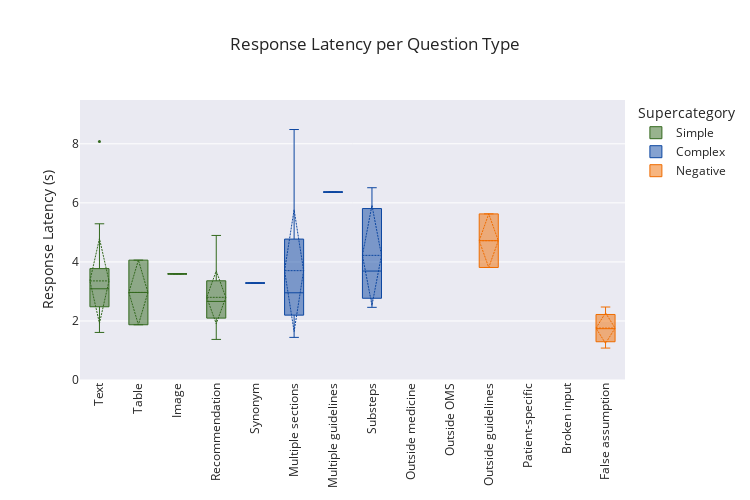

Source (notebook cell):
### Markdown cell above
### Response latency

### Code cell
azure_generator_only_wf_system: WorkflowSystem = init_stored_wf_system(dbi, azure_generator_only_config, BACKEND_API_URL)
avg_response_time = get_average_response_time(azure_generator_only_wf_system)
df__response_time, img__response_time = analyze_and_visualize_response_time_per_category(azure_generator_only_wf_system)
img__response_time.update_layout(width=screen_width, height=screen_height)

print(f"Average response latency: {avg_response_time:.2f} s")
for supercat in all_supercategories:
    entry = df__response_time[df__response_time['subcategory'].isna() & (df__response_time['supercategory'] == supercat.value)]['avg_response_latency'].iloc[0]
    if pd.isna(entry):
        print(f"No response latency for {supercat.value} questions")
    else:
        print(f"Response latency for {supercat.value} questions: {entry:.2f} s")
        
img__response_time

### Figure 1 — Plotly figure (JSON) as saved in the notebook; plotly's stock layout.template omitted (floating-point values rounded to 4 significant figures)
{"data": [{"alignmentgroup": "True", "boxmean": "sd", "hovertemplate": "Supercategory=Simple<br>Subcategory=%{x}<br>Response Latency (s)=%{y}<extra></extra>", "legendgroup": "Simple", "line": {"width": 1}, "marker": {"color": "#33691E", "size": 3}, "name": "Simple", "notched": false, "offsetgroup": "Simple", "orientation": "v", "showlegend": true, "type": "box", "x": ["Text", "Text", "Text", "Text", "Text", "Text", "Text", "Text", "Text", "Text", "Text", "Text", "Text", "Text", "Text", "Text", "Text", "Text", "Text", "Text", "Text", "Text", "Table", "Table", "Image", "Recommendation", "Recommendation", "Recommendation", "Recommendation", "Recommendation", "Recommendation", "Recommendation", "Recommendation", "Recommendation", "Recommendation", "Recommendation", "Recommendation"], "x0": " ", "xaxis": "x", "y": [3.226, 3.172, 3.323, 2.85, 3.522, 3.751, 2.714, 3.857, 2.329, 3.008, 4.905, 1.611, 3.772, 2.48, 1.677, 8.081, 5.012, 2.326, 5.291, 1.662, 2.691, 2.572, 4.06, 1.871, 3.594, 3.376, 2.437, 2.497, 2.019, 1.999, 2.825, 3.062, 3.594, 2.173, 4.896, 3.344, 1.375], "y0": " ", "yaxis": "y"}, {"alignmentgroup": "True", "boxmean": "sd", "hovertemplate": "Supercategory=Complex<br>Subcategory=%{x}<br>Response Latency (s)=%{y}<extra></extra>", "legendgroup": "Complex", "line": {"width": 1}, "marker": {"color": "#0D47A1", "size": 3}, "name": "Complex", "notched": false, "offsetgroup": "Complex", "orientation": "v", "showlegend": true, "type": "box", "x": ["Synonym", "Multiple sections", "Multiple sections", "Multiple sections", "Multiple sections", "Multiple sections", "Multiple sections", "Multiple sections", "Multiple sections", "Multiple sections", "Multiple sections", "Multiple sections", "Multiple sections", "Multiple guidelines", "Substeps", "Substeps", "Substeps"], "x0": " ", "xaxis": "x", "y": [3.284, 2.906, 1.444, 2.105, 3.978, 6.787, 2.578, 2.288, 5.567, 1.988, 8.484, 3.318, 3.002, 6.365, 6.513, 3.69, 2.462], "y0": " ", "yaxis": "y"}, {"alignmentgroup": "True", "boxmean": "sd", "hovertemplate": "Supercategory=Negative<br>Subcategory=%{x}<br>Response Latency (s)=%{y}<extra></extra>", "legendgroup": "Negative", "line": {"width": 1}, "marker": {"color": "#EF6C00", "size": 3}, "name": "Negative", "notched": false, "offsetgroup": "Negative", "orientation": "v", "showlegend": true, "type": "box", "x": ["Outside medicine", "Outside OMS", "Outside guidelines", "Outside guidelines", "Patient-specific", "Broken input", "False assumption", "False assumption", "False assumption", "False assumption"], "x0": " ", "xaxis": "x", "y": [null, null, 5.626, 3.811, null, null, 1.966, 2.472, 1.511, 1.081], "y0": " ", "yaxis": "y"}], "layout": {"boxmode": "overlay", "height": 500, "legend": {"title": {"text": "Supercategory"}, "tracegroupgap": 0}, "showlegend": true, "title": {"text": "Response Latency per Question Type"}, "width": 750, "xaxis": {"anchor": "y", "autorange": true, "domain": [0, 1], "showgrid": false, "tickangle": -90, "title": {}}, "yaxis": {"anchor": "x", "domain": [0, 1], "range": [0, 9.484], "title": {"text": "Response Latency (s)"}}}}
